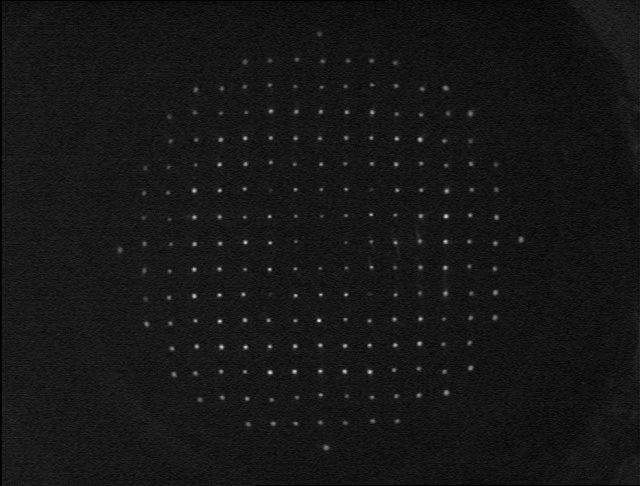
#> input picture 11-11-17x17Analysis/images/contac2a.tif, 640 x 486 px
$ jupyter execute imgprocessing17Contact2a.ipynb
#> lines starting #> are read from the running program, lines starting #| are printed output that depends on the picture; after the words box and inside, x2 and y2 are one past the last pixel; in counts of white or black regions, pixels touching at a corner belong together
[cell 1]
import cv2 as cv
import numpy as np
import matplotlib.pyplot as plt
import os
import scipy.ndimage as ndi
from sklearn.cluster import KMeans

[cell 2]
root = os.getcwd()
print(root)
# img_path = os.path.join(root, "/23-10-images/Lctorica01.tif")
img_gray = cv.imread("./../images/contac2a.tif", cv.IMREAD_GRAYSCALE)[:, 77:563]
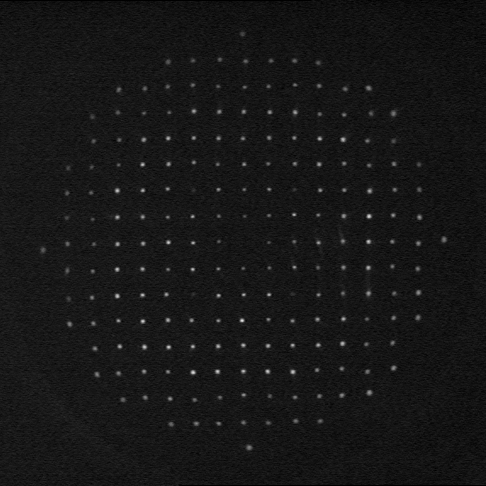
#> img_gray: shape (486, 486); min 0, max 226, mean 22.4

[cell 3]
plt.figure(figsize=(10,10))
plt.imshow(img_gray, cmap="gray")
plt.vlines(x=245,ymin=0, ymax=486)
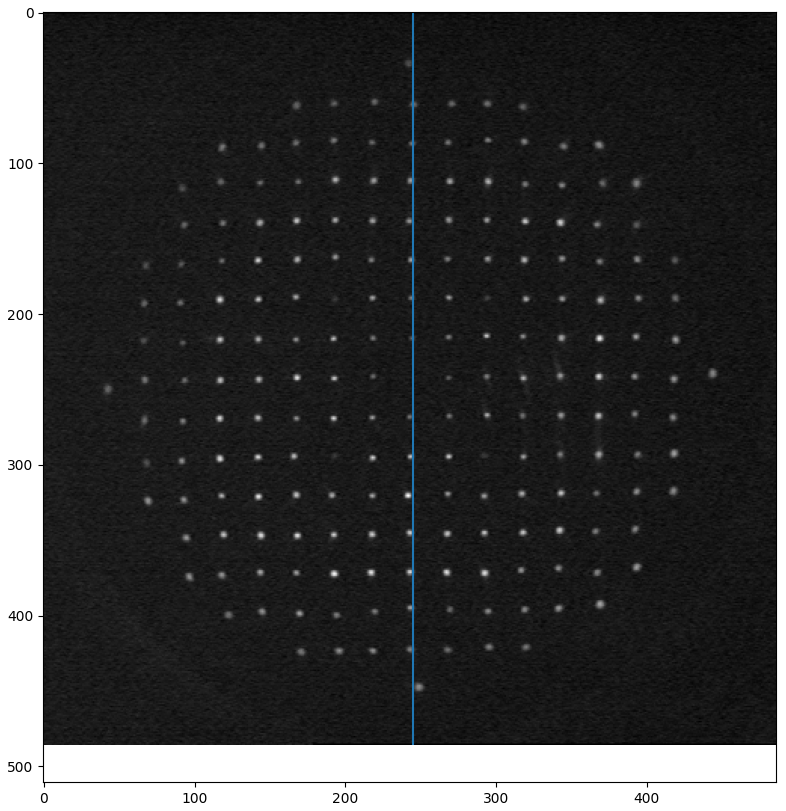
#> figure drawn by matplotlib, 1 panel

[cell 4]
img_gray.shape
#> Out = (486, 486)

[cell 5]
threshold_value = 40

expected_spots = 196
number_of_columns = 17

output_filename = './../data/11-11-contac2awoModif.txt'

# --- 2. Load the Image ---
root = os.getcwd()


# --- 3. Isolate the Spots (Get Binary Mask) ---
ret, binary_mask = cv.threshold(img_gray, threshold_value, 255, cv.THRESH_BINARY)
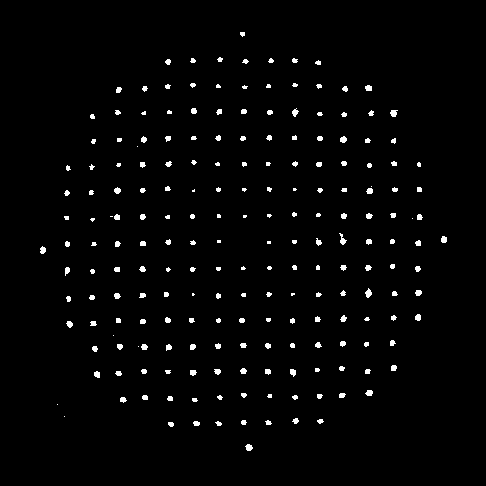
#> binary_mask: shape (486, 486); 2% white; 204 white regions (51 under 20 px), largest, box (x1, y1, x2, y2) and area: (339, 233, 347, 245) 43, (365, 288, 372, 298) 43, (390, 110, 398, 117) 41
#> ret = 40
print(f"Created binary mask with threshold={threshold_value}.")

# --- 4. Find and Label All Spots (with Stats) ---
num_labels, labels_matrix, stats, centroids = cv.connectedComponentsWithStats(binary_mask)
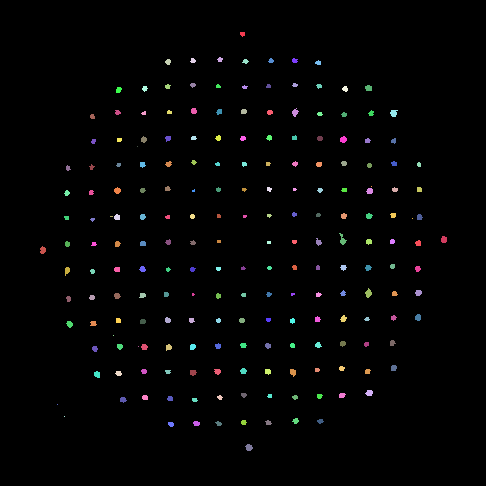
#> labels_matrix: shape (486, 486) int32; 205 distinct labels, from 0 to 204; one colour per label, 0 black
#> num_labels = 205; stats = 205 rows, first 6: [0, 0, 486, 486, 231436], [240, 32, 5, 5, 20], [217, 57, 6, 5, 21], [165, 59, 6, 6, 27], [190, 58, 6, 5, 22], [242, 59, 7, 5, 22]; centroids = 205 pairs, first value 42.44 to 443.5, second value 33.55 to 447.1

plt.imshow(labels_matrix)
plt.colorbar()

print(stats[2, :])
#| [217  57   6   5  21]

# Get the size (area) of all blobs, skipping the background (label 0)
all_blob_sizes = stats[1:, cv.CC_STAT_AREA]
#> all_blob_sizes = 204 values, max 43 at index 94, min 1 at index 45, mean 23.33
# Here, it orders from the biggest to the smallest one
all_blob_sizes_sorted = sorted(all_blob_sizes, reverse=True)
#> all_blob_sizes_sorted = 204 values, max 43 at index 0, min 1 at index 197, mean 23.33

print(f"Found {len(all_blob_sizes_sorted)} total blobs (including noise).")
#| Found 204 total blobs (including noise).

# --- 5. AUTOMATICALLY Find the 'min_spot_size' ---
# (This is the "diagnostic" code, now integrated)

if len(all_blob_sizes_sorted) < expected_spots:
    print("\n*** ERROR: Found fewer than {expected_spots} spots. ***")
    print("*** Try lowering the 'threshold_value' (e.g., to 50 or 40) and run again. ***")
else:
    # This is the size of your smallest "real" spot
    size_of_last_spot = all_blob_sizes_sorted[expected_spots - 1] # Index 252 is the 253rd item
#> size_of_last_spot = 7

    # This is the size of the largest "noise" blob
    size_of_first_noise = all_blob_sizes_sorted[expected_spots]   # Index 253 is the 254th item
#> size_of_first_noise = 3

    # We automatically set the minimum size to be halfway between them
    min_spot_size = (size_of_last_spot + size_of_first_noise) / 2
#> min_spot_size = 5

    print(f"\nSmallest real spot (Blob #{expected_spots}) has {size_of_last_spot} pixels.")
#| Smallest real spot (Blob #196) has 7 pixels.
    print(f"Largest noise blob (Blob #{expected_spots + 1}) has {size_of_first_noise} pixels.")
#| Largest noise blob (Blob #197) has 3 pixels.
    print(f"--- Automatically setting min_spot_size to: {int(min_spot_size)} ---")
#| --- Automatically setting min_spot_size to: 5 ---

    # --- 6. Filter out Noise ---
    valid_indices = []
    for label_id in range(1, num_labels): # Loop from 1 (skip background 0)
        if stats[label_id, cv.CC_STAT_AREA] > min_spot_size:
            valid_indices.append(label_id)
#> after the loop, valid_indices = 196 values from 1 to 204

    print(f"Kept {len(valid_indices)} spots after filtering.")
#| Kept 196 spots after filtering.

    # --- 7. Calculate Precise Intensity-Weighted Centroids ---
    precise_centroids_yx = ndi.center_of_mass(img_gray, labels=labels_matrix, index=valid_indices)
#> precise_centroids_yx = 196 pairs, first value 33.55 to 447.1, second value 42.49 to 443.6
    print(f"Calculated {len(precise_centroids_yx)} precise sub-pixel centroids.")
#| Calculated 196 precise sub-pixel centroids.

    # --- 8. Organize Centroids with Clustering ---
    centroids_xy = [(coord[1], coord[0]) for coord in precise_centroids_yx]
#> centroids_xy = 196 pairs, first value 42.49 to 443.6, second value 33.55 to 447.1

    # Prepare data for clustering
    x_coords = np.array([c[0] for c in centroids_xy]).reshape(-1, 1)
#> x_coords = 196 values, max 443.6 at index 91, min 42.49 at index 105, mean 243.2

    # Check if we have enough points to cluster
    if len(x_coords) < number_of_columns:
        print(f"\n*** ERROR: Not enough spots ({len(x_coords)}) to create {number_of_columns} columns. ***")
        print("*** Your 'min_spot_size' might be too high or 'threshold_value' is wrong. ***")
    else:
        # Initialize and run KMeans to group spots into columns
        kmeans = KMeans(n_clusters=number_of_columns, n_init=10, random_state=0)
        column_labels = kmeans.fit_predict(x_coords)
#> column_labels = 196 values, max 16 at index 105, min 0 at index 7, mean 6.8

        # Get the X-coordinate of each cluster center
        cluster_centers = kmeans.cluster_centers_.flatten()

        # Get the sorted order of the clusters
        cluster_sort_order = np.argsort(cluster_centers)

        # Create a map: {original_cluster_id: sorted_column_label}
        cluster_map = {original_id: sorted_id for sorted_id, original_id in enumerate(cluster_sort_order)}

        # Create a new list we can sort properly
        sortable_list = []
        for i in range(len(centroids_xy)):
            spot_xy = centroids_xy[i]
            original_cluster_id = column_labels[i]
            sorted_column_label = cluster_map[original_cluster_id]
            y_coord = spot_xy[1]
            sort_key = (sorted_column_label, y_coord)
            sortable_list.append( (sort_key, spot_xy) )
#> this loop made 196 passes
#> (spot_xy, original_cluster_id, sorted_column_label, y_coord) on passes 1 to 3: ((242.1, 33.55), 2, 8, 33.55), ((219.5, 59.13), 12, 7, 59.13), ((167.7, 61.44), 9, 5, 61.44)
#> after the loop, sortable_list = 196 items

        # Sort the list based on the key (column, then y)
        sorted_list_of_tuples = sorted(sortable_list, key=lambda item: item[0])
#> sorted_list_of_tuples = 196 items

        # Extract just the (x, y) coordinates, now in the perfect order
        sorted_centroids = [item[1] for item in sorted_list_of_tuples]
#> sorted_centroids has the same summary as centroids_xy

        print("Sorted all centroids correctly using column clustering.")
# --- *** THIS IS THE MODIFIED SECTION *** ---

        # --- 9. Manually Insert the Center Point ---
        # Define the point to be inserted
        manual_point = (243.0, 243.0)
        # Define the position (99th point is index 98)
        insert_index = 98


    # Check if the list has the expected 196 spots
        if len(sorted_centroids) == expected_spots:
            # Insert the manual point into the list
            sorted_centroids.insert(insert_index, manual_point)
            print(f"Manually inserted point {manual_point} at position 99.")
        else:
            print(f"*** WARNING: Did not insert manual point. Expected 196 spots but found {len(sorted_centroids)}. ***")


        # --- 10. Save to File ---
        with open(output_filename, 'w') as f:
            for i, (x_coord, y_coord) in enumerate(sorted_centroids):
                label = i + 1
                # Save in the format: label X_float Y_float
                # if label == 99:
                #     f.write(f"{label} {243.00000000} {243.00000000}\n")
                # else:
                f.write(f"{label} {x_coord:.8f} {y_coord:.8f}\n")
#> this loop made 197 passes
#> (x_coord, y_coord) on passes 1 to 3: (42.49, 249.7), (67.63, 167.7), (66.6, 192.7)

        print(f"Successfully saved {len(sorted_centroids)} precise, sorted centroids to {output_filename}")
#| Successfully saved 197 precise, sorted centroids to ./../data/11-11-contac2awoModif.txt
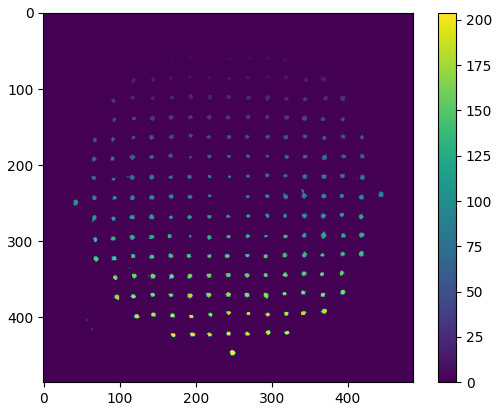
#> figure drawn by matplotlib, 2 panels

$ run again, with 11-11-17x17Analysis/images/contac1b.tif copied over 11-11-17x17Analysis/images/contac2a.tif
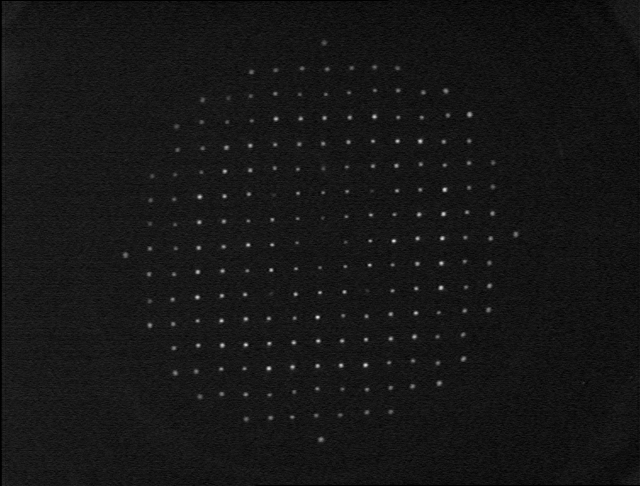
#> input picture 11-11-17x17Analysis/images/contac1b.tif, 640 x 486 px
#> `ret, binary_mask = cv.threshold(img_gray, threshold_value, 255, cv.THR..`:
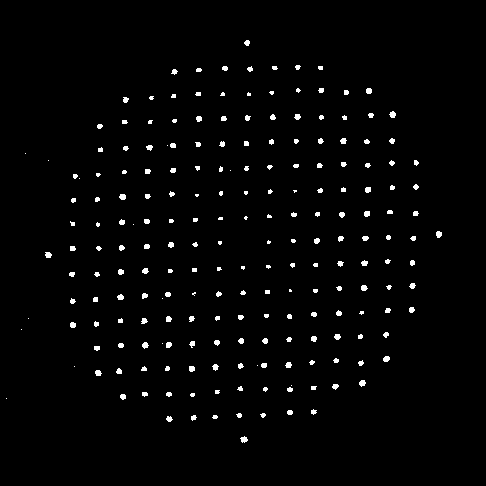
#> binary_mask: shape (486, 486); 1.9% white; 210 white regions (60 under 20 px), largest, box (x1, y1, x2, y2) and area: (240, 436, 248, 443) 36, (389, 111, 396, 118) 35, (119, 194, 126, 200) 35
#> ret = 40
#> labels_matrix: shape (486, 486) int32; 211 distinct labels, from 0 to 210
#> num_labels = 211; stats = 211 rows, first 6: [0, 0, 486, 486, 231603], [244, 40, 6, 6, 27], [295, 65, 6, 5, 22], [222, 66, 6, 5, 25], [247, 66, 6, 6, 24], [272, 66, 6, 4, 20]; centroids = 211 pairs, first value 6 to 438.4, second value 42.44 to 439.1
#| [295  65   6   5  22]
#> all_blob_sizes = 210 values, max 36 at index 209, min 1 at index 43, mean 21.87
#> all_blob_sizes_sorted = 210 values, max 36 at index 0, min 1 at index 196, mean 21.87
#| Found 210 total blobs (including noise).
#> size_of_last_spot = 8
#> size_of_first_noise = 1
#> min_spot_size = 4.5
#| Smallest real spot (Blob #196) has 8 pixels.
#| Largest noise blob (Blob #197) has 1 pixels.
#| --- Automatically setting min_spot_size to: 4 ---
#> after the loop `for label_id in range(1, num_labels):`: valid_indices = 196 values from 1 to 210
#| Kept 196 spots after filtering.
#> precise_centroids_yx = 196 pairs, first value 42.43 to 439.1, second value 47.94 to 438.4
#| Calculated 196 precise sub-pixel centroids.
#> centroids_xy = 196 pairs, first value 47.94 to 438.4, second value 42.43 to 439.1
#> x_coords = 196 values, max 438.4 at index 90, min 47.94 at index 105, mean 243.5
#> column_labels = 196 values, max 16 at index 90, min 0 at index 7, mean 6.88
#> the loop `for i in range(len(centroids_xy)):` made 196 passes
#> (spot_xy, original_cluster_id, sorted_column_label, y_coord) on passes 1 to 3: ((246.7, 42.43), 4, 8, 42.43), ((297.3, 66.74), 14, 10, 66.74), ((224.6, 67.94), 10, 7, 67.94)
#> after the loop `for i in range(len(centroids_xy)):`: sortable_list = 196 items
#> sorted_centroids has the same summary as centroids_xy
#> the loop `for i, (x_coord, y_coord) in enumerate(sorted_centroids):` made 197 passes
#> (x_coord, y_coord) on passes 1 to 3: (47.94, 254.5), (74.74, 175.7), (73.09, 199.8)
#| Successfully saved 197 precise, sorted centroids to ./../data/11-11-contac2awoModif.txt
#> `[cell 5] threshold_value = 40  expected_spots = 196 number_of_columns ..`:
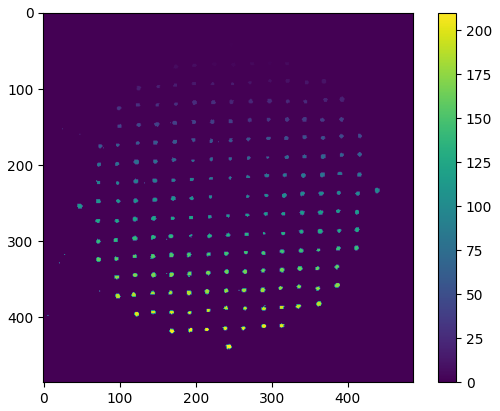
#> figure drawn by matplotlib, 2 panels
